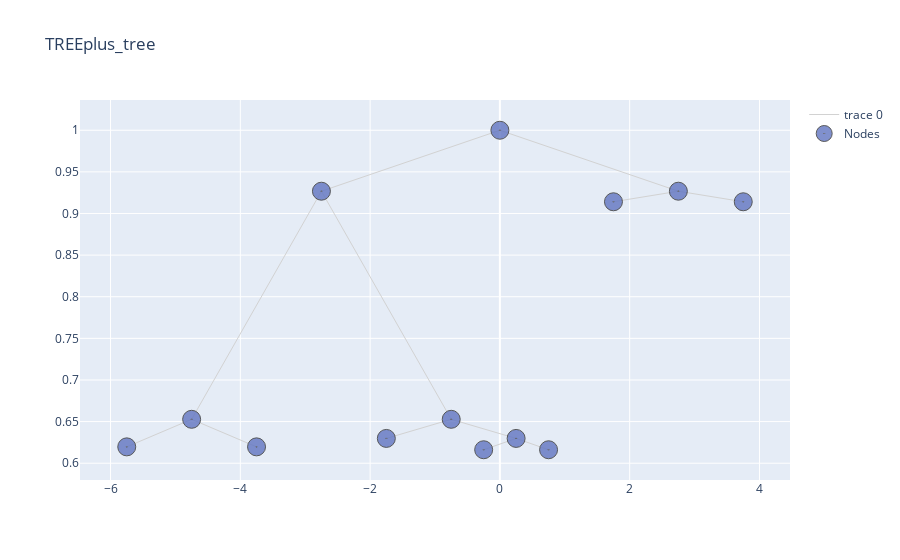

The code cell stored with this chart in its notebook:
### Code cell
tree.print_tree(table = False, html = False, visual_pruning = True)

### Figure 1 — Plotly figure (JSON) as saved in the notebook; plotly's stock layout.template omitted (floating-point values rounded to 4 significant figures)
{"data": [{"hoverinfo": "none", "line": {"color": "rgb(210,210,210)", "width": 1}, "mode": "lines", "type": "scatter", "x": [0, -2.75, null, 0, 2.75, null, -2.75, -4.75, null, -2.75, -0.75, null, 2.75, 1.75, null, 2.75, 3.75, null, -4.75, -5.75, null, -4.75, -3.75, null, -0.75, -1.75, null, -0.75, 0.25, null, 0.25, -0.25, null, 0.25, 0.75, null], "y": [1, 0.9268, null, 1, 0.9268, null, 0.9268, 0.6527, null, 0.9268, 0.6527, null, 0.9268, 0.9141, null, 0.9268, 0.9141, null, 0.6527, 0.6196, null, 0.6527, 0.6196, null, 0.6527, 0.6298, null, 0.6527, 0.6298, null, 0.6298, 0.6162, null, 0.6298, 0.6162, null]}, {"hoverinfo": "text", "marker": {"color": "#6175c1", "line": {"color": "rgb(50,50,50)", "width": 1}, "size": 18, "symbol": "circle-dot"}, "mode": "markers", "name": "Nodes", "opacity": 0.8, "text": ["n8, Class: YES, gini : 0.32, Samples : 5", "n9, Class: YES, gini : 0.0, Samples : 22", "n10, Class: NO, gini : 0.0, Samples : 5", "n22, Class: YES, gini : 0.49, Samples : 12", "n23, Class: YES, gini : 0.0, Samples : 9", "n6, Class: YES, gini : 0.4, Samples : 33", "n7, Class: NO, gini : 0.36, Samples : 194", "n1, ShelveLoc in (b'Bad', b'Medium'), Class:NO, gini : 0.48, Samples: 280", "n2, Price>121.0, Class:YES, gini : 0.33, Samples: 53", "n4, Income>32.5, Class:YES, gini : 0.07, Samples: 27", "n5, Income>36.0, Class:YES, gini : 0.47, Samples: 26", "n11, Education>15.5, Class:YES, gini : 0.36, Samples: 21", "n3, Price>92.5, Class:NO, gini : 0.42, Samples: 227"], "type": "scatter", "x": [-5.75, -3.75, -1.75, -0.25, 0.75, 1.75, 3.75, 0, -2.75, -4.75, -0.75, 0.25, 2.75], "y": [0.6196, 0.6196, 0.6298, 0.6162, 0.6162, 0.9141, 0.9141, 1, 0.9268, 0.6527, 0.6527, 0.6298, 0.9268]}], "layout": {"title": {"text": "TREEplus_tree"}}}
